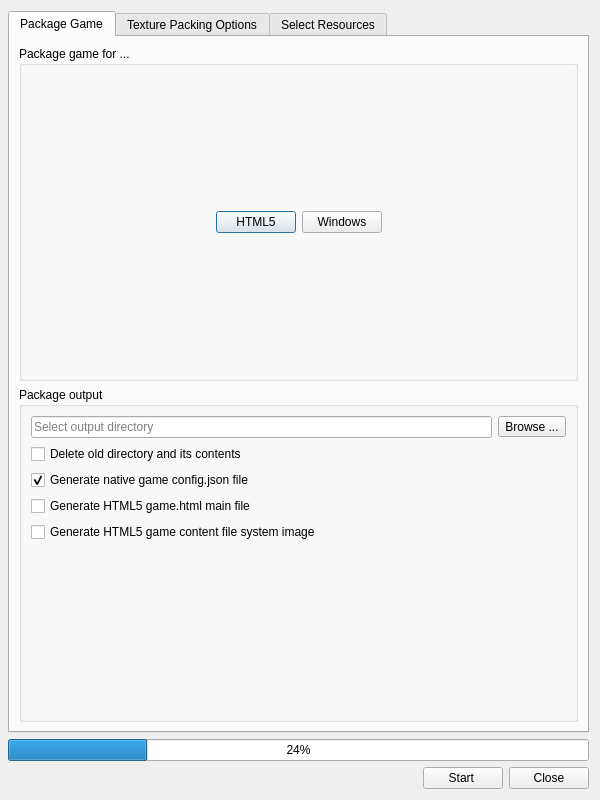
<?xml version="1.0" encoding="UTF-8"?>
<ui version="4.0">
 <class>DlgPackage</class>
 <widget class="QDialog" name="DlgPackage">
  <property name="geometry">
   <rect>
    <x>0</x>
    <y>0</y>
    <width>600</width>
    <height>800</height>
   </rect>
  </property>
  <property name="windowTitle">
   <string>Package Resources</string>
  </property>
  <property name="windowIcon">
   <iconset resource="../resource/resource.qrc">
    <normaloff>:/16x16_ico_png/package.png</normaloff>:/16x16_ico_png/package.png</iconset>
  </property>
  <layout class="QVBoxLayout" name="verticalLayout_3">
   <property name="leftMargin">
    <number>8</number>
   </property>
   <item>
    <widget class="QTabWidget" name="tabWidget">
     <property name="currentIndex">
      <number>0</number>
     </property>
     <widget class="QWidget" name="tab_3">
      <attribute name="title">
       <string>Package Game</string>
      </attribute>
      <layout class="QVBoxLayout" name="verticalLayout_2">
       <item>
        <widget class="QGroupBox" name="groupBox">
         <property name="title">
          <string>Package game for ...</string>
         </property>
         <property name="flat">
          <bool>true</bool>
         </property>
         <layout class="QVBoxLayout" name="verticalLayout_5">
          <item>
           <layout class="QHBoxLayout" name="horizontalLayout_2">
            <property name="bottomMargin">
             <number>0</number>
            </property>
            <item>
             <spacer name="horizontalSpacer_4">
              <property name="orientation">
               <enum>Qt::Horizontal</enum>
              </property>
              <property name="sizeHint" stdset="0">
               <size>
                <width>40</width>
                <height>20</height>
               </size>
              </property>
             </spacer>
            </item>
            <item>
             <widget class="QPushButton" name="btnHtml5">
              <property name="text">
               <string>HTML5</string>
              </property>
              <property name="icon">
               <iconset resource="../resource/resource.qrc">
                <normaloff>:/logo/html5.png</normaloff>:/logo/html5.png</iconset>
              </property>
              <property name="iconSize">
               <size>
                <width>64</width>
                <height>64</height>
               </size>
              </property>
              <property name="checkable">
               <bool>true</bool>
              </property>
              <property name="flat">
               <bool>false</bool>
              </property>
             </widget>
            </item>
            <item>
             <widget class="QPushButton" name="btnNative">
              <property name="text">
               <string>Windows</string>
              </property>
              <property name="icon">
               <iconset resource="../resource/resource.qrc">
                <normaloff>:/logo/windows.png</normaloff>:/logo/windows.png</iconset>
              </property>
              <property name="iconSize">
               <size>
                <width>64</width>
                <height>64</height>
               </size>
              </property>
              <property name="checkable">
               <bool>true</bool>
              </property>
              <property name="flat">
               <bool>false</bool>
              </property>
             </widget>
            </item>
            <item>
             <spacer name="horizontalSpacer_3">
              <property name="orientation">
               <enum>Qt::Horizontal</enum>
              </property>
              <property name="sizeHint" stdset="0">
               <size>
                <width>40</width>
                <height>20</height>
               </size>
              </property>
             </spacer>
            </item>
           </layout>
          </item>
         </layout>
        </widget>
       </item>
       <item>
        <widget class="QGroupBox" name="groupBox_3">
         <property name="title">
          <string>Package output</string>
         </property>
         <property name="flat">
          <bool>true</bool>
         </property>
         <layout class="QGridLayout" name="gridLayout_2">
          <item row="7" column="0">
           <spacer name="verticalSpacer">
            <property name="orientation">
             <enum>Qt::Vertical</enum>
            </property>
            <property name="sizeType">
             <enum>QSizePolicy::Preferred</enum>
            </property>
            <property name="sizeHint" stdset="0">
             <size>
              <width>20</width>
              <height>40</height>
             </size>
            </property>
           </spacer>
          </item>
          <item row="6" column="0" colspan="2">
           <widget class="QCheckBox" name="chkGenerateHtml5FS">
            <property name="text">
             <string>Generate HTML5 game content file system image</string>
            </property>
           </widget>
          </item>
          <item row="5" column="0">
           <widget class="QCheckBox" name="chkGenerateHtml5">
            <property name="text">
             <string>Generate HTML5 game.html main file</string>
            </property>
           </widget>
          </item>
          <item row="0" column="0">
           <widget class="QLineEdit" name="editOutDir">
            <property name="placeholderText">
             <string>Select output directory</string>
            </property>
           </widget>
          </item>
          <item row="0" column="1">
           <widget class="QToolButton" name="btnBrowse">
            <property name="text">
             <string>Browse ...</string>
            </property>
            <property name="icon">
             <iconset resource="../resource/resource.qrc">
              <normaloff>:/16x16_ico_png/folder.png</normaloff>:/16x16_ico_png/folder.png</iconset>
            </property>
           </widget>
          </item>
          <item row="2" column="0">
           <widget class="QCheckBox" name="chkWriteConfig">
            <property name="text">
             <string>Generate native game config.json file</string>
            </property>
            <property name="checked">
             <bool>true</bool>
            </property>
           </widget>
          </item>
          <item row="1" column="0">
           <widget class="QCheckBox" name="chkDelete">
            <property name="text">
             <string>Delete old directory and its contents</string>
            </property>
           </widget>
          </item>
          <item row="8" column="0">
           <layout class="QHBoxLayout" name="horizontalLayout_4">
            <item>
             <widget class="QLabel" name="warning">
              <property name="sizePolicy">
               <sizepolicy hsizetype="Maximum" vsizetype="Preferred">
                <horstretch>0</horstretch>
                <verstretch>0</verstretch>
               </sizepolicy>
              </property>
              <property name="text">
               <string/>
              </property>
              <property name="pixmap">
               <pixmap resource="../resource/resource.qrc">:/64x64_ico_png/warning.png</pixmap>
              </property>
             </widget>
            </item>
            <item>
             <widget class="QLabel" name="message">
              <property name="text">
               <string/>
              </property>
              <property name="alignment">
               <set>Qt::AlignCenter</set>
              </property>
              <property name="wordWrap">
               <bool>true</bool>
              </property>
             </widget>
            </item>
           </layout>
          </item>
         </layout>
        </widget>
       </item>
      </layout>
     </widget>
     <widget class="QWidget" name="tab_2">
      <attribute name="title">
       <string>Texture Packing Options</string>
      </attribute>
      <layout class="QVBoxLayout" name="verticalLayout_4">
       <item>
        <widget class="QGroupBox" name="chkResizeTextures">
         <property name="title">
          <string>Resize textures</string>
         </property>
         <property name="flat">
          <bool>true</bool>
         </property>
         <property name="checkable">
          <bool>true</bool>
         </property>
         <layout class="QGridLayout" name="gridLayout_4">
          <item row="0" column="0">
           <widget class="QLabel" name="label_7">
            <property name="text">
             <string>Max height</string>
            </property>
           </widget>
          </item>
          <item row="0" column="1">
           <widget class="QComboBox" name="cmbMaxTexHeight">
            <property name="editable">
             <bool>true</bool>
            </property>
            <property name="currentIndex">
             <number>4</number>
            </property>
            <item>
             <property name="text">
              <string>64</string>
             </property>
            </item>
            <item>
             <property name="text">
              <string>128</string>
             </property>
            </item>
            <item>
             <property name="text">
              <string>256</string>
             </property>
            </item>
            <item>
             <property name="text">
              <string>512</string>
             </property>
            </item>
            <item>
             <property name="text">
              <string>1024</string>
             </property>
            </item>
            <item>
             <property name="text">
              <string>2048</string>
             </property>
            </item>
            <item>
             <property name="text">
              <string>4096</string>
             </property>
            </item>
            <item>
             <property name="text">
              <string>8192</string>
             </property>
            </item>
            <item>
             <property name="text">
              <string>16384</string>
             </property>
            </item>
           </widget>
          </item>
          <item row="1" column="0">
           <widget class="QLabel" name="label_8">
            <property name="text">
             <string>Max width</string>
            </property>
           </widget>
          </item>
          <item row="1" column="1">
           <widget class="QComboBox" name="cmbMaxTexWidth">
            <property name="editable">
             <bool>true</bool>
            </property>
            <property name="currentIndex">
             <number>4</number>
            </property>
            <item>
             <property name="text">
              <string>64</string>
             </property>
            </item>
            <item>
             <property name="text">
              <string>128</string>
             </property>
            </item>
            <item>
             <property name="text">
              <string>256</string>
             </property>
            </item>
            <item>
             <property name="text">
              <string>512</string>
             </property>
            </item>
            <item>
             <property name="text">
              <string>1024</string>
             </property>
            </item>
            <item>
             <property name="text">
              <string>2048</string>
             </property>
            </item>
            <item>
             <property name="text">
              <string>4096</string>
             </property>
            </item>
            <item>
             <property name="text">
              <string>8192</string>
             </property>
            </item>
            <item>
             <property name="text">
              <string>16384</string>
             </property>
            </item>
           </widget>
          </item>
         </layout>
        </widget>
       </item>
       <item>
        <widget class="QGroupBox" name="chkCombineTextures">
         <property name="title">
          <string>Combine textures</string>
         </property>
         <property name="flat">
          <bool>true</bool>
         </property>
         <property name="checkable">
          <bool>true</bool>
         </property>
         <layout class="QGridLayout" name="gridLayout">
          <item row="0" column="0">
           <widget class="QLabel" name="label_4">
            <property name="text">
             <string>Texture atlas height</string>
            </property>
           </widget>
          </item>
          <item row="0" column="1">
           <widget class="QComboBox" name="cmbPackHeight">
            <property name="editable">
             <bool>false</bool>
            </property>
            <property name="currentIndex">
             <number>4</number>
            </property>
            <item>
             <property name="text">
              <string>64</string>
             </property>
            </item>
            <item>
             <property name="text">
              <string>128</string>
             </property>
            </item>
            <item>
             <property name="text">
              <string>256</string>
             </property>
            </item>
            <item>
             <property name="text">
              <string>512</string>
             </property>
            </item>
            <item>
             <property name="text">
              <string>1024</string>
             </property>
            </item>
            <item>
             <property name="text">
              <string>2048</string>
             </property>
            </item>
            <item>
             <property name="text">
              <string>4096</string>
             </property>
            </item>
            <item>
             <property name="text">
              <string>8192</string>
             </property>
            </item>
            <item>
             <property name="text">
              <string>16384</string>
             </property>
            </item>
           </widget>
          </item>
          <item row="1" column="0">
           <widget class="QLabel" name="label_3">
            <property name="text">
             <string>Texture atlas width</string>
            </property>
           </widget>
          </item>
          <item row="1" column="1">
           <widget class="QComboBox" name="cmbPackWidth">
            <property name="editable">
             <bool>false</bool>
            </property>
            <property name="currentIndex">
             <number>4</number>
            </property>
            <item>
             <property name="text">
              <string>64</string>
             </property>
            </item>
            <item>
             <property name="text">
              <string>128</string>
             </property>
            </item>
            <item>
             <property name="text">
              <string>256</string>
             </property>
            </item>
            <item>
             <property name="text">
              <string>512</string>
             </property>
            </item>
            <item>
             <property name="text">
              <string>1024</string>
             </property>
            </item>
            <item>
             <property name="text">
              <string>2048</string>
             </property>
            </item>
            <item>
             <property name="text">
              <string>4096</string>
             </property>
            </item>
            <item>
             <property name="text">
              <string>8192</string>
             </property>
            </item>
            <item>
             <property name="text">
              <string>16384</string>
             </property>
            </item>
           </widget>
          </item>
          <item row="2" column="0">
           <widget class="QLabel" name="label_2">
            <property name="text">
             <string>Padding</string>
            </property>
           </widget>
          </item>
          <item row="2" column="1">
           <widget class="QSpinBox" name="spinTexPadding">
            <property name="value">
             <number>2</number>
            </property>
           </widget>
          </item>
         </layout>
        </widget>
       </item>
       <item>
        <spacer name="verticalSpacer_2">
         <property name="orientation">
          <enum>Qt::Vertical</enum>
         </property>
         <property name="sizeHint" stdset="0">
          <size>
           <width>20</width>
           <height>40</height>
          </size>
         </property>
        </spacer>
       </item>
      </layout>
     </widget>
     <widget class="QWidget" name="tab">
      <attribute name="title">
       <string>Select Resources</string>
      </attribute>
      <layout class="QVBoxLayout" name="verticalLayout">
       <item>
        <layout class="QHBoxLayout" name="horizontalLayout_3">
         <item>
          <widget class="QPushButton" name="btnSelectAll">
           <property name="text">
            <string>Select All</string>
           </property>
           <property name="flat">
            <bool>true</bool>
           </property>
          </widget>
         </item>
         <item>
          <widget class="QPushButton" name="btnSelectNone">
           <property name="text">
            <string>Select None</string>
           </property>
           <property name="flat">
            <bool>true</bool>
           </property>
          </widget>
         </item>
         <item>
          <spacer name="horizontalSpacer_2">
           <property name="orientation">
            <enum>Qt::Horizontal</enum>
           </property>
           <property name="sizeHint" stdset="0">
            <size>
             <width>40</width>
             <height>20</height>
            </size>
           </property>
          </spacer>
         </item>
        </layout>
       </item>
       <item>
        <widget class="QListWidget" name="listWidget">
         <property name="frameShape">
          <enum>QFrame::NoFrame</enum>
         </property>
        </widget>
       </item>
      </layout>
     </widget>
    </widget>
   </item>
   <item>
    <widget class="QProgressBar" name="progressBar">
     <property name="value">
      <number>24</number>
     </property>
     <property name="format">
      <string>%p%</string>
     </property>
    </widget>
   </item>
   <item>
    <layout class="QHBoxLayout" name="horizontalLayout">
     <item>
      <spacer name="horizontalSpacer">
       <property name="orientation">
        <enum>Qt::Horizontal</enum>
       </property>
       <property name="sizeType">
        <enum>QSizePolicy::MinimumExpanding</enum>
       </property>
       <property name="sizeHint" stdset="0">
        <size>
         <width>40</width>
         <height>20</height>
        </size>
       </property>
      </spacer>
     </item>
     <item>
      <widget class="QPushButton" name="btnStart">
       <property name="text">
        <string>Start </string>
       </property>
      </widget>
     </item>
     <item>
      <widget class="QPushButton" name="btnClose">
       <property name="text">
        <string>Close</string>
       </property>
      </widget>
     </item>
    </layout>
   </item>
  </layout>
 </widget>
 <tabstops>
  <tabstop>tabWidget</tabstop>
  <tabstop>btnHtml5</tabstop>
  <tabstop>btnNative</tabstop>
  <tabstop>editOutDir</tabstop>
  <tabstop>btnBrowse</tabstop>
  <tabstop>chkDelete</tabstop>
  <tabstop>chkWriteConfig</tabstop>
  <tabstop>chkGenerateHtml5</tabstop>
  <tabstop>chkGenerateHtml5FS</tabstop>
  <tabstop>chkResizeTextures</tabstop>
  <tabstop>cmbMaxTexHeight</tabstop>
  <tabstop>cmbMaxTexWidth</tabstop>
  <tabstop>chkCombineTextures</tabstop>
  <tabstop>cmbPackHeight</tabstop>
  <tabstop>cmbPackWidth</tabstop>
  <tabstop>spinTexPadding</tabstop>
  <tabstop>btnSelectAll</tabstop>
  <tabstop>btnSelectNone</tabstop>
  <tabstop>listWidget</tabstop>
  <tabstop>btnStart</tabstop>
  <tabstop>btnClose</tabstop>
 </tabstops>
 <resources>
  <include location="../resource/resource.qrc"/>
 </resources>
 <connections/>
</ui>
